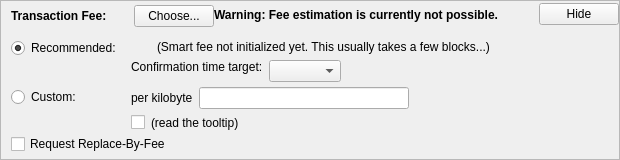
      <widget class="QFrame" name="frameFee">
       <property name="sizePolicy">
        <sizepolicy hsizetype="Expanding" vsizetype="Fixed">
         <horstretch>0</horstretch>
         <verstretch>0</verstretch>
        </sizepolicy>
       </property>
       <property name="maximumSize">
        <size>
         <width>16777215</width>
         <height>16777215</height>
        </size>
       </property>
       <property name="frameShape">
        <enum>QFrame::StyledPanel</enum>
       </property>
       <property name="frameShadow">
        <enum>QFrame::Sunken</enum>
       </property>
       <layout class="QVBoxLayout" name="verticalLayoutFee1">
        <property name="spacing">
         <number>0</number>
        </property>
        <property name="leftMargin">
         <number>0</number>
        </property>
        <property name="topMargin">
         <number>0</number>
        </property>
        <property name="rightMargin">
         <number>0</number>
        </property>
        <property name="bottomMargin">
         <number>0</number>
        </property>
        <item>
         <layout class="QVBoxLayout" name="verticalLayoutFee2" stretch="0,0,0">
          <property name="spacing">
           <number>0</number>
          </property>
          <property name="leftMargin">
           <number>10</number>
          </property>
          <property name="topMargin">
           <number>0</number>
          </property>
          <item>
           <layout class="QHBoxLayout" name="horizontalLayoutFee1">
            <property name="bottomMargin">
             <number>0</number>
            </property>
            <item>
             <layout class="QVBoxLayout" name="verticalLayoutFee7">
              <property name="spacing">
               <number>0</number>
              </property>
              <item>
               <spacer name="verticalSpacerSmartFee">
                <property name="orientation">
                 <enum>Qt::Vertical</enum>
                </property>
                <property name="sizeType">
                 <enum>QSizePolicy::Fixed</enum>
                </property>
                <property name="sizeHint" stdset="0">
                 <size>
                  <width>1</width>
                  <height>4</height>
                 </size>
                </property>
               </spacer>
              </item>
              <item>
               <layout class="QHBoxLayout" name="horizontalLayoutSmartFee">
                <property name="spacing">
                 <number>10</number>
                </property>
                <item>
                 <widget class="QLabel" name="labelFeeHeadline">
                  <property name="sizePolicy">
                   <sizepolicy hsizetype="Preferred" vsizetype="Maximum">
                    <horstretch>0</horstretch>
                    <verstretch>0</verstretch>
                   </sizepolicy>
                  </property>
                  <property name="font">
                   <font>
                    <weight>75</weight>
                    <bold>true</bold>
                   </font>
                  </property>
                  <property name="styleSheet">
                   <string notr="true">font-weight:bold;</string>
                  </property>
                  <property name="text">
                   <string>Transaction Fee:</string>
                  </property>
                 </widget>
                </item>
                <item>
                 <widget class="QLabel" name="labelFeeMinimized">
                  <property name="text">
                   <string/>
                  </property>
                 </widget>
                </item>
                <item>
                 <widget class="QPushButton" name="buttonChooseFee">
                  <property name="text">
                   <string>Choose...</string>
                  </property>
                 </widget>
                </item>
               </layout>
              </item>
              <item>
               <spacer name="verticalSpacer_5">
                <property name="orientation">
                 <enum>Qt::Vertical</enum>
                </property>
                <property name="sizeHint" stdset="0">
                 <size>
                  <width>1</width>
                  <height>1</height>
                 </size>
                </property>
               </spacer>
              </item>
             </layout>
            </item>
            <item>
             <widget class="QLabel" name="fallbackFeeWarningLabel">
              <property name="font">
               <font>
                <weight>75</weight>
                <bold>true</bold>
               </font>
              </property>
              <property name="toolTip">
               <string>Using the fallbackfee can result in sending a transaction that will take several hours or days (or never) to confirm. Consider choosing your fee manually or wait until you have validated the complete chain.</string>
              </property>
              <property name="text">
               <string>Warning: Fee estimation is currently not possible.</string>
              </property>
              <property name="wordWrap">
               <bool>false</bool>
              </property>
             </widget>
            </item>
            <item>
             <spacer name="horizontalSpacer_4">
              <property name="orientation">
               <enum>Qt::Horizontal</enum>
              </property>
              <property name="sizeType">
               <enum>QSizePolicy::MinimumExpanding</enum>
              </property>
              <property name="sizeHint" stdset="0">
               <size>
                <width>40</width>
                <height>20</height>
               </size>
              </property>
             </spacer>
            </item>
            <item>
             <widget class="QPushButton" name="buttonMinimizeFee">
              <property name="toolTip">
               <string>collapse fee-settings</string>
              </property>
              <property name="text">
               <string>Hide</string>
              </property>
             </widget>
            </item>
           </layout>
          </item>
          <item>
           <widget class="QFrame" name="frameFeeSelection">
            <layout class="QVBoxLayout" name="verticalLayoutFee12">
             <property name="spacing">
              <number>0</number>
             </property>
             <property name="leftMargin">
              <number>0</number>
             </property>
             <property name="topMargin">
              <number>0</number>
             </property>
             <property name="rightMargin">
              <number>0</number>
             </property>
             <property name="bottomMargin">
              <number>0</number>
             </property>
             <item>
              <layout class="QGridLayout" name="gridLayoutFee">
               <property name="topMargin">
                <number>10</number>
               </property>
               <property name="bottomMargin">
                <number>4</number>
               </property>
               <property name="horizontalSpacing">
                <number>10</number>
               </property>
               <property name="verticalSpacing">
                <number>4</number>
               </property>
               <item row="1" column="1">
                <layout class="QVBoxLayout" name="verticalLayoutFee8">
                 <property name="spacing">
                  <number>6</number>
                 </property>
                 <item>
                  <layout class="QHBoxLayout" name="horizontalLayoutFee13">
                   <item>
                    <widget class="QLabel" name="labelCustomPerKilobyte">
                     <property name="toolTip">
                      <string>If the custom fee is set to 1000 satoshis and the transaction is only 250 bytes, then &quot;per kilobyte&quot; only pays 250 satoshis in fee, while &quot;total at least&quot; pays 1000 satoshis. For transactions bigger than a kilobyte both pay by kilobyte.</string>
                     </property>
                     <property name="text">
                      <string>per kilobyte</string>
                     </property>
                    </widget>
                   </item>
                   <item>
                    <widget class="NeuraiAmountField" name="customFee"/>
                   </item>
                   <item>
                    <spacer name="horizontalSpacer_6">
                     <property name="orientation">
                      <enum>Qt::Horizontal</enum>
                     </property>
                     <property name="sizeHint" stdset="0">
                      <size>
                       <width>1</width>
                       <height>1</height>
                      </size>
                     </property>
                    </spacer>
                   </item>
                  </layout>
                 </item>
                 <item>
                  <layout class="QHBoxLayout" name="horizontalLayoutFee8">
                   <item>
                    <widget class="QCheckBox" name="checkBoxMinimumFee">
                     <property name="toolTip">
                      <string>Paying only the minimum fee is just fine as long as there is less transaction volume than space in the blocks. But be aware that this can end up in a never confirming transaction once there is more demand for neurai transactions than the network can process.</string>
                     </property>
                     <property name="text">
                      <string/>
                     </property>
                    </widget>
                   </item>
                   <item>
                    <widget class="QLabel" name="labelMinFeeWarning">
                     <property name="enabled">
                      <bool>true</bool>
                     </property>
                     <property name="toolTip">
                      <string>Paying only the minimum fee is just fine as long as there is less transaction volume than space in the blocks. But be aware that this can end up in a never confirming transaction once there is more demand for neurai transactions than the network can process.</string>
                     </property>
                     <property name="text">
                      <string>(read the tooltip)</string>
                     </property>
                     <property name="margin">
                      <number>5</number>
                     </property>
                    </widget>
                   </item>
                   <item>
                    <spacer name="horizontalSpacer_2">
                     <property name="orientation">
                      <enum>Qt::Horizontal</enum>
                     </property>
                     <property name="sizeHint" stdset="0">
                      <size>
                       <width>1</width>
                       <height>1</height>
                      </size>
                     </property>
                    </spacer>
                   </item>
                  </layout>
                 </item>
                </layout>
               </item>
               <item row="0" column="0">
                <layout class="QVBoxLayout" name="verticalLayoutFee4" stretch="0,1">
                 <item>
                  <widget class="QRadioButton" name="radioSmartFee">
                   <property name="text">
                    <string>Recommended:</string>
                   </property>
                   <property name="checked">
                    <bool>true</bool>
                   </property>
                   <attribute name="buttonGroup">
                    <string notr="true">groupFee</string>
                   </attribute>
                  </widget>
                 </item>
                 <item>
                  <spacer name="verticalSpacer_2">
                   <property name="orientation">
                    <enum>Qt::Vertical</enum>
                   </property>
                   <property name="sizeHint" stdset="0">
                    <size>
                     <width>1</width>
                     <height>1</height>
                    </size>
                   </property>
                  </spacer>
                 </item>
                </layout>
               </item>
               <item row="1" column="0">
                <layout class="QVBoxLayout" name="verticalLayoutFee9" stretch="0,1">
                 <item>
                  <widget class="QRadioButton" name="radioCustomFee">
                   <property name="text">
                    <string>Custom:</string>
                   </property>
                   <attribute name="buttonGroup">
                    <string notr="true">groupFee</string>
                   </attribute>
                  </widget>
                 </item>
                 <item>
                  <spacer name="verticalSpacer_6">
                   <property name="orientation">
                    <enum>Qt::Vertical</enum>
                   </property>
                   <property name="sizeHint" stdset="0">
                    <size>
                     <width>1</width>
                     <height>1</height>
                    </size>
                   </property>
                  </spacer>
                 </item>
                </layout>
               </item>
               <item row="0" column="1">
                <layout class="QVBoxLayout" name="verticalLayoutFee3" stretch="0,0,1">
                 <property name="spacing">
                  <number>6</number>
                 </property>
                 <property name="topMargin">
                  <number>2</number>
                 </property>
                 <item>
                  <layout class="QHBoxLayout" name="horizontalLayoutFee12">
                   <item>
                    <widget class="QLabel" name="labelSmartFee">
                     <property name="text">
                      <string/>
                     </property>
                     <property name="margin">
                      <number>2</number>
                     </property>
                    </widget>
                   </item>
                   <item>
                    <widget class="QLabel" name="labelFeeEstimation">
                     <property name="text">
                      <string/>
                     </property>
                    </widget>
                   </item>
                   <item>
                    <widget class="QLabel" name="labelSmartFee2">
                     <property name="text">
                      <string>(Smart fee not initialized yet. This usually takes a few blocks...)</string>
                     </property>
                     <property name="margin">
                      <number>2</number>
                     </property>
                    </widget>
                   </item>
                   <item>
                    <spacer name="horizontalSpacer_5">
                     <property name="orientation">
                      <enum>Qt::Horizontal</enum>
                     </property>
                     <property name="sizeHint" stdset="0">
                      <size>
                       <width>1</width>
                       <height>1</height>
                      </size>
                     </property>
                    </spacer>
                   </item>
                  </layout>
                 </item>
                 <item>
                  <layout class="QHBoxLayout" name="horizontalLayoutFee9">
                   <item>
                    <layout class="QVBoxLayout" name="verticalLayoutFee6">
                     <item>
                      <widget class="QLabel" name="labelSmartFee3">
                       <property name="text">
                        <string>Confirmation time target:</string>
                       </property>
                       <property name="margin">
                        <number>2</number>
                       </property>
                      </widget>
                     </item>
                     <item>
                      <spacer name="verticalSpacer_3">
                       <property name="orientation">
                        <enum>Qt::Vertical</enum>
                       </property>
                       <property name="sizeHint" stdset="0">
                        <size>
                         <width>1</width>
                         <height>1</height>
                        </size>
                       </property>
                      </spacer>
                     </item>
                    </layout>
                   </item>
                   <item>
                    <layout class="QVBoxLayout" name="verticalLayoutFee5">
                     <property name="rightMargin">
                      <number>30</number>
                     </property>
                     <item>
                      <layout class="QHBoxLayout" name="horizontalLayoutConfTarget">
                       <property name="bottomMargin">
                        <number>0</number>
                       </property>
                       <item>
                        <widget class="QComboBox" name="confTargetSelector"/>
                       </item>
                       <item>
                        <spacer name="horizontalSpacerConfTarget">
                         <property name="orientation">
                          <enum>Qt::Horizontal</enum>
                         </property>
                         <property name="sizeHint" stdset="0">
                          <size>
                           <width>40</width>
                           <height>20</height>
                          </size>
                         </property>
                        </spacer>
                       </item>
                      </layout>
                     </item>
                    </layout>
                   </item>
                  </layout>
                 </item>
                 <item>
                  <spacer name="verticalSpacer_4">
                   <property name="orientation">
                    <enum>Qt::Vertical</enum>
                   </property>
                   <property name="sizeHint" stdset="0">
                    <size>
                     <width>1</width>
                     <height>1</height>
                    </size>
                   </property>
                  </spacer>
                 </item>
                </layout>
               </item>
              </layout>
             </item>
             <item>
              <widget class="QCheckBox" name="optInRBF">
               <property name="toolTip">
                <string>Indicates that the sender may wish to replace this transaction with a new one paying higher fees (prior to being confirmed).</string>
               </property>
               <property name="text">
                <string>Request Replace-By-Fee</string>
               </property>
              </widget>
             </item>
            </layout>
           </widget>
          </item>
          <item>
           <spacer name="verticalSpacerFee">
            <property name="orientation">
             <enum>Qt::Vertical</enum>
            </property>
            <property name="sizeHint" stdset="0">
             <size>
              <width>40</width>
              <height>5</height>
             </size>
            </property>
           </spacer>
          </item>
         </layout>
        </item>
       </layout>
      </widget>
